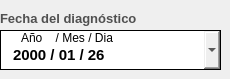
                    <widget class="QFrame" name="espacio_fecha_diagnostico">
                     <widget class="QDateEdit" name="dateedit_fecha_diagnostico">
                      <property name="geometry">
                       <rect>
                        <x>0</x>
                        <y>30</y>
                        <width>221</width>
                        <height>40</height>
                       </rect>
                      </property>
                      <property name="minimumSize">
                       <size>
                        <width>0</width>
                        <height>40</height>
                       </size>
                      </property>
                      <property name="font">
                       <font>
                        <family>Arial</family>
                        <pointsize>11</pointsize>
                        <weight>75</weight>
                        <italic>false</italic>
                        <bold>true</bold>
                       </font>
                      </property>
                      <property name="toolTip">
                       <string>Año/Mes/Dia</string>
                      </property>
                      <property name="styleSheet">
                       <string notr="true">QDateEdit{

	padding-left:10px;
	padding-top:10px;
	border:1px solid #000000 ;

}

QDateEdit:focus {
    border: 2px solid #0078d7;   /* Borde azul cuando está en foco */
    background-color: #e0f7ff;   /* Fondo azul claro */
}

QDateEdit:focus {
    border: 2px solid #0078d7;   /* Borde azul cuando está en foco */
    background-color: #e0f7ff;   /* Fondo azul claro */
}




QDateEdit QAbstractItemView {
    border: 1px solid #ccc;
    background-color: white;
    color: #333;
    padding: 5px;  /* Margen interno de la lista */
    spacing: 10px; /* Espaciado entre los elementos (algunas versiones de Qt lo admiten) */
}

QDateEdit QAbstractItemView::item {
    padding: 8px; /* Espaciado interno de cada elemento */
    margin: 4px; /* Separación entre los elementos */
}

QDateEdit QAbstractItemView::item:hover {
    background-color: #c5c1c1;
    color: white;
}

QDateEdit:disabled {
        background-color:rgb(189, 189, 189);
        color: #808080;
        border: 1px solid rgb(127, 127, 127);
    }


QCalendarWidget {
                background-color: white;
                border: 1px solid #d0d0d0;
                border-radius: 8px;
                font-family: Arial, sans-serif;
            }
            
            /* Barra superior con mes y año */
            QCalendarWidget QWidget#qt_calendar_navigationbar {
                background-color: #4a90e2;
                color: white;
                border-top-left-radius: 7px;
                border-top-right-radius: 7px;
                padding: 5px;
            }
            
            /* Botones de navegación */
            QCalendarWidget QToolButton {
                background-color: transparent;
                color: white;
                font-weight: bold;
                border: none;
                padding: 5px;
                border-radius: 3px;
            }
            
            QCalendarWidget QToolButton:hover {
                background-color: rgba(255, 255, 255, 0.2);
            }
            
            /* Días de la semana */
            QCalendarWidget QHeaderView::section {
                background-color: #f8f9fa;
                color: #555555;
                font-weight: bold;
                padding: 8px;
                border: none;
                border-bottom: 1px solid #e0e0e0;
            }
            
            /* Días normales */
            QCalendarWidget QAbstractItemView:enabled {
                color: #333333;
                background-color: white;
                selection-background-color: #4a90e2;
                selection-color: white;
                outline: none;
                border: none;
            }
            
            /* Día actual */
            QCalendarWidget QAbstractItemView:enabled:focus {
                background-color: #e8f4fd;
                color: #4a90e2;
                font-weight: bold;
            }
            
            /* Días de otros meses */
            QCalendarWidget QAbstractItemView:enabled:!selected {
                color: #aaaaaa;
            }
            
            /* Efecto hover sobre los días */
            QCalendarWidget QAbstractItemView:enabled:hover {
                background-color: #f0f7ff;
            }
            
            /* Fines de semana */
            QCalendarWidget QAbstractItemView:enabled:selected:alternate {
                background-color: #4a90e2;
                color: white;
            }


</string>
                      </property>
                      <property name="wrapping">
                       <bool>false</bool>
                      </property>
                      <property name="frame">
                       <bool>true</bool>
                      </property>
                      <property name="accelerated">
                       <bool>true</bool>
                      </property>
                      <property name="keyboardTracking">
                       <bool>true</bool>
                      </property>
                      <property name="showGroupSeparator" stdset="0">
                       <bool>true</bool>
                      </property>
                      <property name="currentSection">
                       <enum>QDateTimeEdit::YearSection</enum>
                      </property>
                      <property name="displayFormat">
                       <string>yyyy / MM / dd</string>
                      </property>
                      <property name="calendarPopup">
                       <bool>true</bool>
                      </property>
                      <property name="currentSectionIndex">
                       <number>0</number>
                      </property>
                      <property name="date">
                       <date>
                        <year>2000</year>
                        <month>1</month>
                        <day>26</day>
                       </date>
                      </property>
                     </widget>
                     <widget class="QLabel" name="label_2">
                      <property name="geometry">
                       <rect>
                        <x>21</x>
                        <y>30</y>
                        <width>101</width>
                        <height>16</height>
                       </rect>
                      </property>
                      <property name="styleSheet">
                       <string notr="true">background:none;</string>
                      </property>
                      <property name="text">
                       <string>Año    / Mes / Dia</string>
                      </property>
                     </widget>
                     <widget class="QLabel" name="label_fecha_diagnostico">
                      <property name="geometry">
                       <rect>
                        <x>0</x>
                        <y>10</y>
                        <width>206</width>
                        <height>16</height>
                       </rect>
                      </property>
                      <property name="maximumSize">
                       <size>
                        <width>16777215</width>
                        <height>30</height>
                       </size>
                      </property>
                      <property name="font">
                       <font>
                        <family>Arial</family>
                        <pointsize>10</pointsize>
                        <weight>75</weight>
                        <bold>true</bold>
                       </font>
                      </property>
                      <property name="styleSheet">
                       <string notr="true">QLabel{
		
	color: rgb(80, 80, 80);

	border-color: #ffffff;


}
</string>
                      </property>
                      <property name="text">
                       <string>Fecha del diagnóstico</string>
                      </property>
                      <property name="scaledContents">
                       <bool>false</bool>
                      </property>
                     </widget>
                    </widget>
